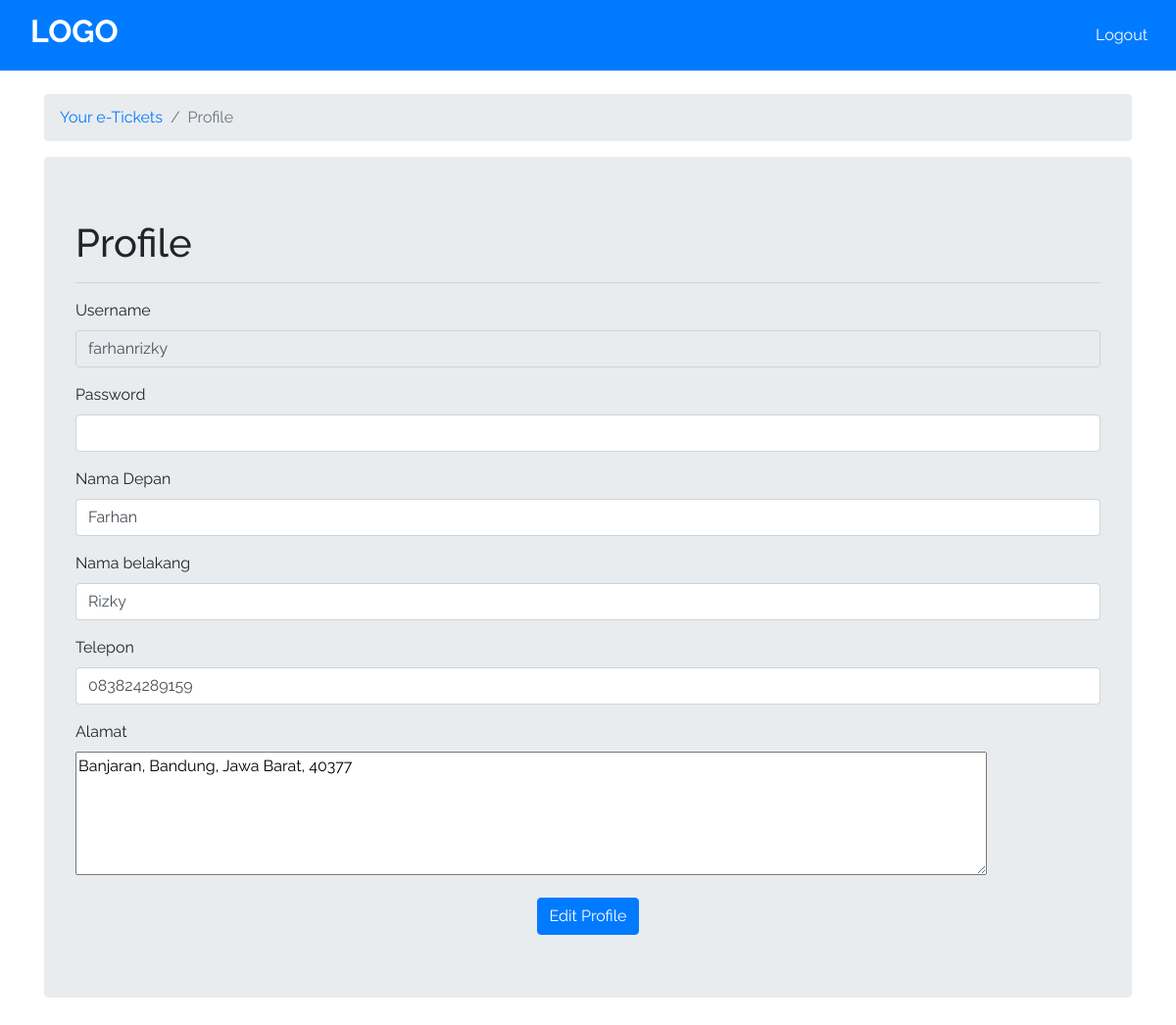
The page /user/profile.php (signed in) on the database its author committed.
### tables this page shows
CREATE TABLE `users` (
  `username` varchar(50) NOT NULL,
  `first_name` varchar(15) NOT NULL,
  `last_name` varchar(15) NOT NULL,
  `phone` varchar(15) NOT NULL,
  `address` varchar(100) NOT NULL
);

### user/profile.php (the view, shortened to what this page needs)
<!DOCTYPE html>
<html lang="en">
<head>
  <link rel="stylesheet" href="https://maxcdn.bootstrapcdn.com/bootstrap/4.0.0/css/bootstrap.min.css">
</head>
<body>
  <nav class="navbar navbar-light bg-primary">
    <a class="navbar-brand" href="home-user.php">
      <div class="container" style="color: white;">
        <h2><b>LOGO</b></h2>
      </div>
    </a>
    <span class="navbar-text">
      <a href="../logout.php" style="color: white;" class="btn">Logout</a>
    </span>
  </nav>
  <div class="container">
    <br>
    <nav aria-label="breadcrumb">
      <ol class="breadcrumb">
        <li class="breadcrumb-item"><a href="home-user.php">Your e-Tickets</a></li>
        <li class="breadcrumb-item active" aria-current="page">Profile</li>
      </ol>
    </nav>
    <div class="jumbotron">
      <h1>Profile</h1>
      <hr>
      <?php
      include '../config.php';
      $username = $_SESSION['username'];
      $getTableUsers = mysqli_query(
        $connect,
        "SELECT * FROM users WHERE username = '$username'"
      );
      while ($getUserDataByUsername = mysqli_fetch_array($getTableUsers)) {
        $first_name = $getUserDataByUsername['first_name'];
        $last_name = $getUserDataByUsername['last_name'];
        $phone = $getUserDataByUsername['phone'];
        $address = $getUserDataByUsername['address'];
      }
      ?>
      <form action="" method="post">
        <div class="form-group">
          <label for="username">Username</label>
          <input type="text" name="username" id="username" class="form-control" value="<?php echo $username ?>" disabled>
        </div>
        <div class="form-group">
          <label for="password">Password</label>
          <input type="password" name="password" id="password" class="form-control">
        </div>
        <div class="form-group">
          <label for="nama-depan">Nama Depan</label>
          <input type="text" name="first_name" id="first_name" class="form-control" value="<?php echo $first_name ?>">
        </div>
        <div class="form-group">
          <label for="nama-belakang">Nama belakang</label>
          <input type="text" name="last_name" id="last_name" class="form-control" value="<?php echo $last_name ?>">
        </div>
        <div class="form-group">
          <label for="telepon">Telepon</label>
          <input type="number" name="phone" id="phone" class="form-control" value="<?php echo $phone ?>">
        </div>
        <div class="form-group">
          <label for="alamat">Alamat</label> <br>
          <textarea name="address" id="address" cols="110" rows="5"><?php echo $address ?></textarea>
        </div>
        <div class="text-center">
          <input type="submit" value="Edit Profile" name="submit-edit" id="submit-edit" class="btn btn-primary">
        </div>
      </form>
    </div>
  </div>
</body>
</html>

### user/profile.php (style rules this page uses)
body { font-family: 'Oswald', sans-serif; font-family: 'Raleway', sans-serif; }

### rows shown on the page
users: first_name "Farhan", last_name "Rizky", phone "083824289159", address "Banjaran, Bandung, Jawa Barat, 40377"
